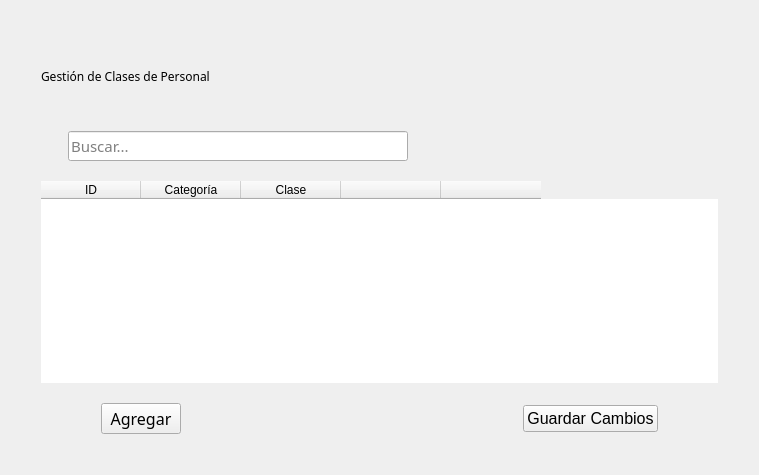
<?xml version="1.0" encoding="UTF-8"?>
<ui version="4.0">
 <class>Form</class>
 <widget class="QWidget" name="Form">
  <property name="geometry">
   <rect>
    <x>0</x>
    <y>0</y>
    <width>759</width>
    <height>475</height>
   </rect>
  </property>
  <property name="windowTitle">
   <string>Form</string>
  </property>
  <property name="styleSheet">
   <string notr="true"/>
  </property>
  <layout class="QHBoxLayout" name="horizontalLayout_3">
   <item>
    <layout class="QVBoxLayout" name="verticalLayout">
     <property name="spacing">
      <number>20</number>
     </property>
     <property name="leftMargin">
      <number>30</number>
     </property>
     <property name="topMargin">
      <number>30</number>
     </property>
     <property name="rightMargin">
      <number>30</number>
     </property>
     <property name="bottomMargin">
      <number>30</number>
     </property>
     <item>
      <widget class="QLabel" name="label">
       <property name="sizePolicy">
        <sizepolicy hsizetype="Fixed" vsizetype="Fixed">
         <horstretch>0</horstretch>
         <verstretch>0</verstretch>
        </sizepolicy>
       </property>
       <property name="minimumSize">
        <size>
         <width>0</width>
         <height>70</height>
        </size>
       </property>
       <property name="font">
        <font>
         <family>Oswald</family>
         <weight>50</weight>
         <bold>false</bold>
        </font>
       </property>
       <property name="text">
        <string>Gestión de Clases de Personal</string>
       </property>
      </widget>
     </item>
     <item>
      <layout class="QHBoxLayout" name="horizontalLayout_2">
       <item>
        <widget class="QLabel" name="label_2">
         <property name="sizePolicy">
          <sizepolicy hsizetype="Fixed" vsizetype="Fixed">
           <horstretch>0</horstretch>
           <verstretch>0</verstretch>
          </sizepolicy>
         </property>
         <property name="maximumSize">
          <size>
           <width>20</width>
           <height>20</height>
          </size>
         </property>
         <property name="text">
          <string/>
         </property>
         <property name="pixmap">
          <pixmap>lupa.png</pixmap>
         </property>
        </widget>
       </item>
       <item>
        <widget class="QLineEdit" name="lineEdit">
         <property name="sizePolicy">
          <sizepolicy hsizetype="Maximum" vsizetype="Fixed">
           <horstretch>0</horstretch>
           <verstretch>0</verstretch>
          </sizepolicy>
         </property>
         <property name="minimumSize">
          <size>
           <width>340</width>
           <height>0</height>
          </size>
         </property>
         <property name="font">
          <font>
           <family>Oswald</family>
           <pointsize>11</pointsize>
           <weight>50</weight>
           <bold>false</bold>
          </font>
         </property>
         <property name="styleSheet">
          <string notr="true"/>
         </property>
         <property name="placeholderText">
          <string>Buscar...</string>
         </property>
        </widget>
       </item>
       <item>
        <spacer name="horizontalSpacer_2">
         <property name="orientation">
          <enum>Qt::Horizontal</enum>
         </property>
         <property name="sizeHint" stdset="0">
          <size>
           <width>40</width>
           <height>20</height>
          </size>
         </property>
        </spacer>
       </item>
      </layout>
     </item>
     <item>
      <widget class="QTableWidget" name="tableWidget">
       <property name="sizePolicy">
        <sizepolicy hsizetype="Expanding" vsizetype="Expanding">
         <horstretch>0</horstretch>
         <verstretch>0</verstretch>
        </sizepolicy>
       </property>
       <property name="frameShape">
        <enum>QFrame::NoFrame</enum>
       </property>
       <property name="frameShadow">
        <enum>QFrame::Plain</enum>
       </property>
       <property name="sortingEnabled">
        <bool>true</bool>
       </property>
       <attribute name="horizontalHeaderStretchLastSection">
        <bool>false</bool>
       </attribute>
       <attribute name="verticalHeaderVisible">
        <bool>false</bool>
       </attribute>
       <attribute name="verticalHeaderCascadingSectionResizes">
        <bool>false</bool>
       </attribute>
       <column>
        <property name="text">
         <string>ID</string>
        </property>
       </column>
       <column>
        <property name="text">
         <string>Categoría</string>
        </property>
       </column>
       <column>
        <property name="text">
         <string>Clase</string>
        </property>
       </column>
       <column>
        <property name="text">
         <string/>
        </property>
       </column>
       <column>
        <property name="text">
         <string/>
        </property>
       </column>
      </widget>
     </item>
     <item>
      <layout class="QHBoxLayout" name="horizontalLayout">
       <property name="leftMargin">
        <number>60</number>
       </property>
       <property name="rightMargin">
        <number>60</number>
       </property>
       <item>
        <widget class="QPushButton" name="pushButton_2">
         <property name="font">
          <font>
           <family>Oswald</family>
           <pointsize>12</pointsize>
           <weight>50</weight>
           <bold>false</bold>
          </font>
         </property>
         <property name="text">
          <string>Agregar</string>
         </property>
        </widget>
       </item>
       <item>
        <spacer name="horizontalSpacer">
         <property name="orientation">
          <enum>Qt::Horizontal</enum>
         </property>
         <property name="sizeHint" stdset="0">
          <size>
           <width>40</width>
           <height>20</height>
          </size>
         </property>
        </spacer>
       </item>
       <item>
        <widget class="QPushButton" name="botonGuardar">
         <property name="font">
          <font>
           <pointsize>12</pointsize>
          </font>
         </property>
         <property name="text">
          <string>Guardar Cambios</string>
         </property>
        </widget>
       </item>
      </layout>
     </item>
    </layout>
   </item>
  </layout>
 </widget>
 <resources/>
 <connections/>
</ui>
